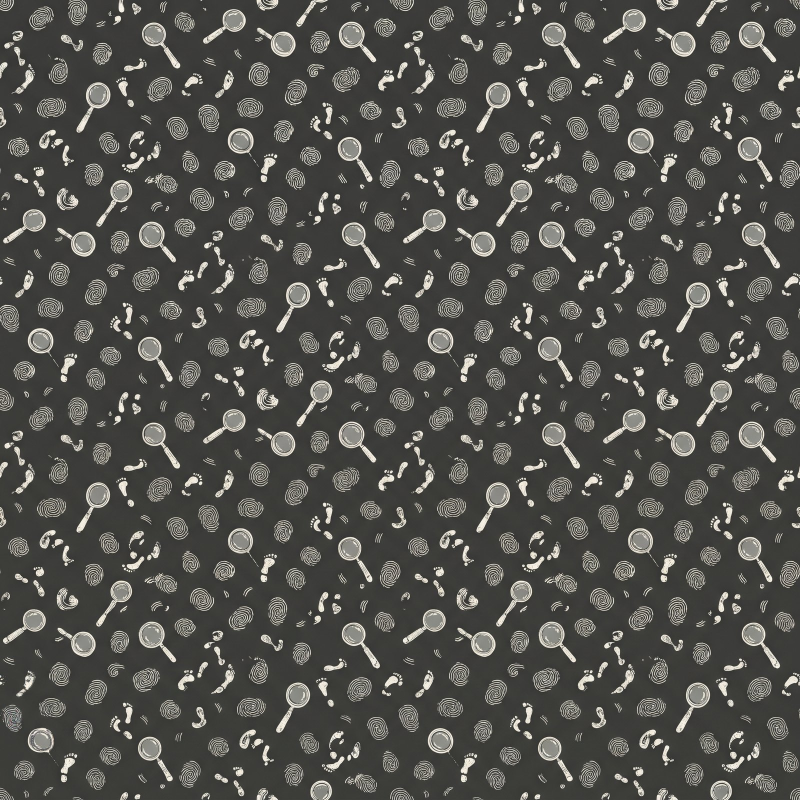
#> input picture src/kits/art/agent/origami-paper.jpg, 1600 x 1600 px (shown at 1/2 size)
$ python -i origami-import.py   (imports and definitions only)
#> lines starting #> are read from the running program, lines starting #| are printed output that depends on the picture; after the words box and inside, x2 and y2 are one past the last pixel; in counts of white or black regions, pixels touching at a corner belong together
#!/usr/bin/env python3
"""Imports the origami pictures Jason makes in the Gemini app (prompts in
project-files/activity-packs/origami/prompts.md) into src/kits/art/<kit>/.

  python3 scripts/origami-import.py <folder> [theme...]

The folder holds <theme>-paper.<ext> and <theme>-pieces.<ext> (jpg, jpeg, png or webp). The paper is
cropped to its centered square and saved 1600px (about 210 dpi on the 7.5 in square); the pieces get a pure white background (a grey table, paper edge or shadow is removed) and trimmed of their white margin. Both
are saved as JPEG (Chrome copies a JPEG into the PDF as is). Then ORIGAMI in docs/js/data.js is
rewritten to list every kit that has both pictures.

After importing, in the same PR: node scripts/page-counts.js (paste its PAGES line into data.js),
node scripts/stamp-assets.js, and the previews (gallery-images.js <theme...>, or let the Site
previews workflow do it after merging).
"""
import json
import os
import re
import subprocess
import sys

from PIL import Image, ImageChops

ROOT = os.path.dirname(os.path.dirname(os.path.abspath(__file__)))
ART = os.path.join(ROOT, 'src', 'kits', 'art')


def find(folder, theme, kind):
    for ext in ('jpg', 'jpeg', 'png', 'webp'):
        p = os.path.join(folder, f'{theme}-{kind}.{ext}')
        if os.path.exists(p):
            return p
    return None


def paper(src, out):
    im = Image.open(src).convert('RGB')
    s = min(im.size)
    left, top = (im.width - s) // 2, (im.height - s) // 2
    im.crop((left, top, left + s, top + s)).resize((1600, 1600), Image.LANCZOS).save(out, quality=86)


def whiten(im):
    """Makes everything around the pieces pure white. Gemini sometimes draws the sheet as a photo
    of paper lying on a grey table, or on a light grey background: every pale, colorless pixel
    joined to the image's edge (table, paper, shadows, the white sticker borders) turns white.
    White inside a piece's outline (teeth, windows) isn't joined to the edge, so it stays."""
    import numpy as np
    from scipy import ndimage
    a = np.asarray(im).astype(np.int16)
    pale = (a.min(axis=2) > 150) & (a.max(axis=2) - a.min(axis=2) < 28)
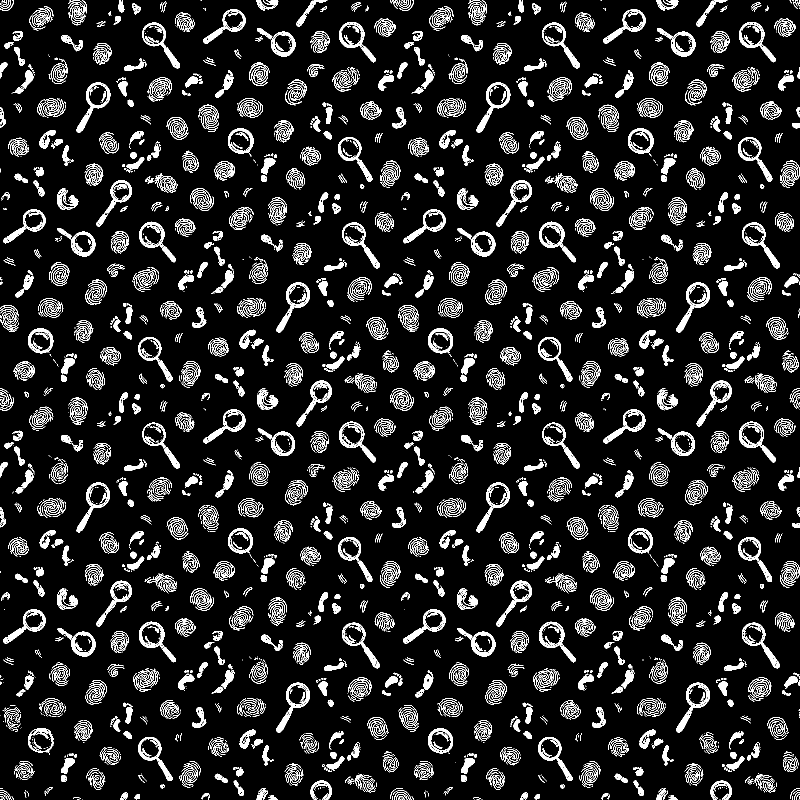
#> pale: shape (1600, 1600) bool (shown at 1/2 size); 10.8% white; 5752 white regions (3155 under 20 px), largest, box (x1, y1, x2, y2) and area: (153, 165, 221, 265) 1246, (1353, 565, 1420, 665) 1244, (953, 165, 1021, 265) 1233
    pale = ndimage.binary_opening(pale, iterations=1)
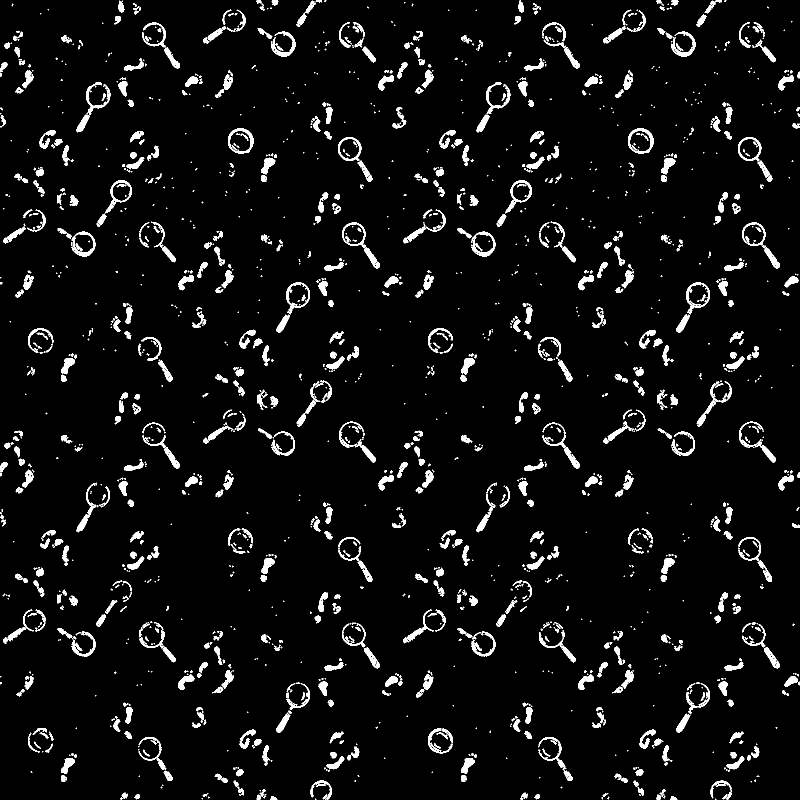
#> pale: shape (1600, 1600) bool (shown at 1/2 size); 5.4% white; 1809 white regions (974 under 20 px), largest, box (x1, y1, x2, y2) and area: (1393, 762, 1464, 853) 901, (1478, 843, 1552, 925) 869, (1076, 1474, 1145, 1562) 810
    labels, _ = ndimage.label(pale)
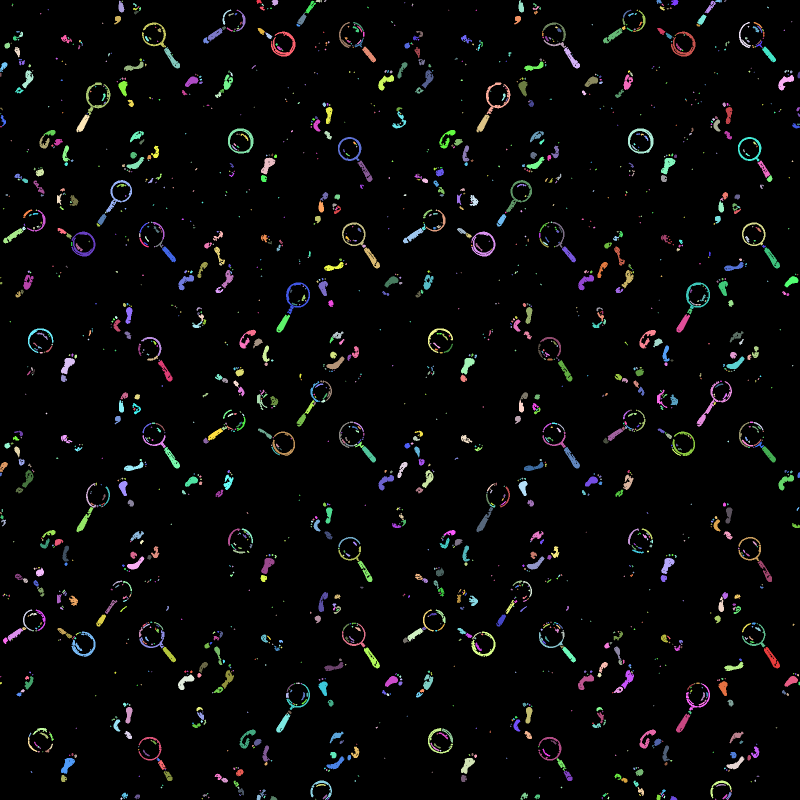
#> labels: shape (1600, 1600) int32 (shown at 1/2 size); 2196 distinct labels, from 0 to 2195; one colour per label, 0 black
    edge = np.unique(np.concatenate([labels[0], labels[-1], labels[:, 0], labels[:, -1]]))
#> edge = 42 values from 0 to 2195
    bg = np.isin(labels, edge[edge > 0])
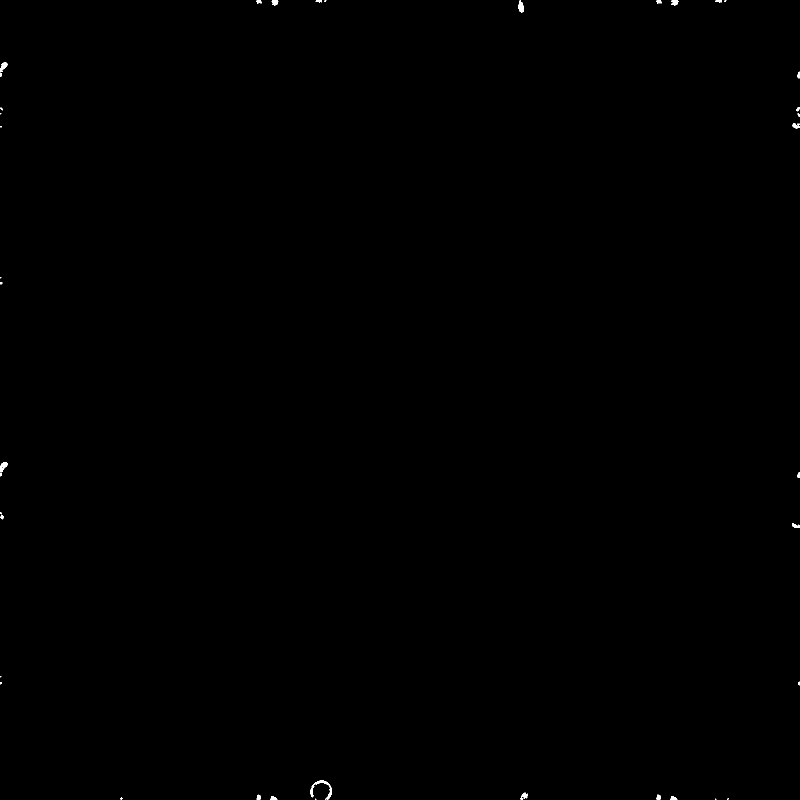
#> bg: shape (1600, 1600) bool (shown at 1/2 size); 0.09% white; 40 white regions (15 under 20 px), largest, box (x1, y1, x2, y2) and area: (621, 1561, 664, 1600) 370, (1037, 0, 1048, 25) 196, (0, 924, 16, 944) 175
    # a soft halo just outside each piece (the shadow's edge) goes too
    bg = ndimage.binary_dilation(bg, iterations=2) & (a.min(axis=2) > 120) & (a.max(axis=2) - a.min(axis=2) < 40) | bg
#> bg: shape (1600, 1600) bool; 0.12% white; 42 white regions (15 under 20 px), largest, box (x1, y1, x2, y2) and area: (621, 1561, 664, 1600) 470, (0, 924, 16, 954) 231, (0, 124, 15, 156) 226
    # thin lines (the paper's edge) and specks left on the white: keep only marks that have some
    # body (they survive a 4-pixel erosion), so the sheet trims tight around the real pieces
    ink = ~bg & ((a.min(axis=2) < 235) | (a.max(axis=2) - a.min(axis=2) > 20))
#> ink: shape (1600, 1600) bool; 98.7% white; black in thin lines or dots
    core = ndimage.binary_erosion(ink, iterations=4)
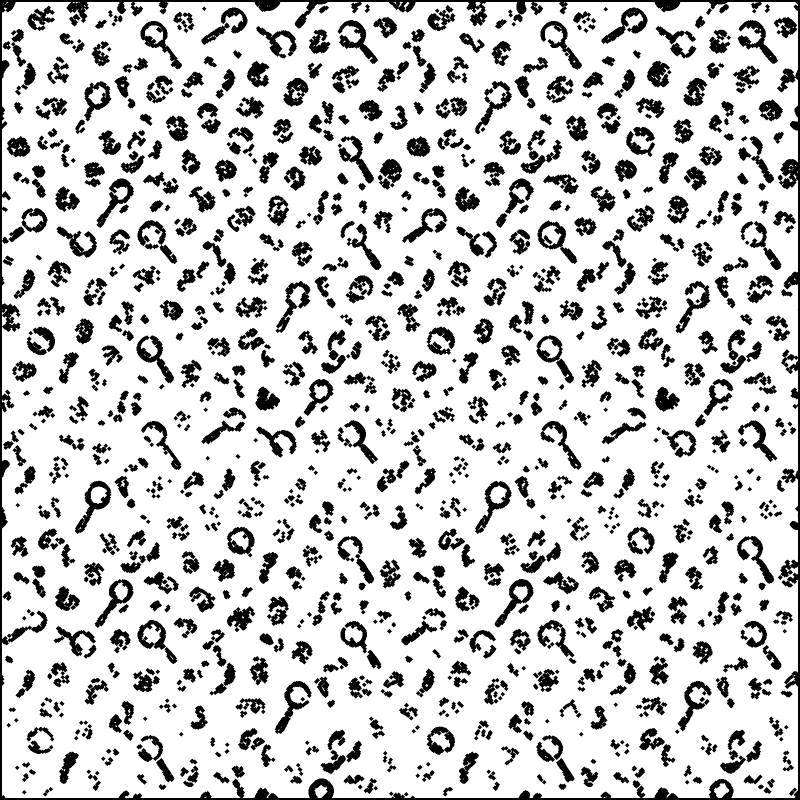
#> core: shape (1600, 1600) bool (shown at 1/2 size); 80% white; 1237 black regions, largest, box (x1, y1, x2, y2) and area: (0, 0, 1600, 1600) 50657, (150, 961, 223, 1068) 2244, (1475, 40, 1556, 128) 2219
    marks, _ = ndimage.label(ndimage.binary_dilation(ink, iterations=3))
#> marks: shape (1600, 1600) int32; values 0 (black) and 1 (white), 100% white; 30 black regions (23 under 20 px), largest, box (x1, y1, x2, y2) and area: (0, 127, 12, 138) 68, (1040, 7, 1046, 22) 66, (1345, 0, 1354, 9) 60
    keep = np.isin(marks, np.unique(marks[core]))
    out = np.asarray(im).copy()
#> out is the input picture: shape (1600, 1600, 3); mean R, G, B 81.4, 81.1, 76.9
    out[bg | ~keep] = 255
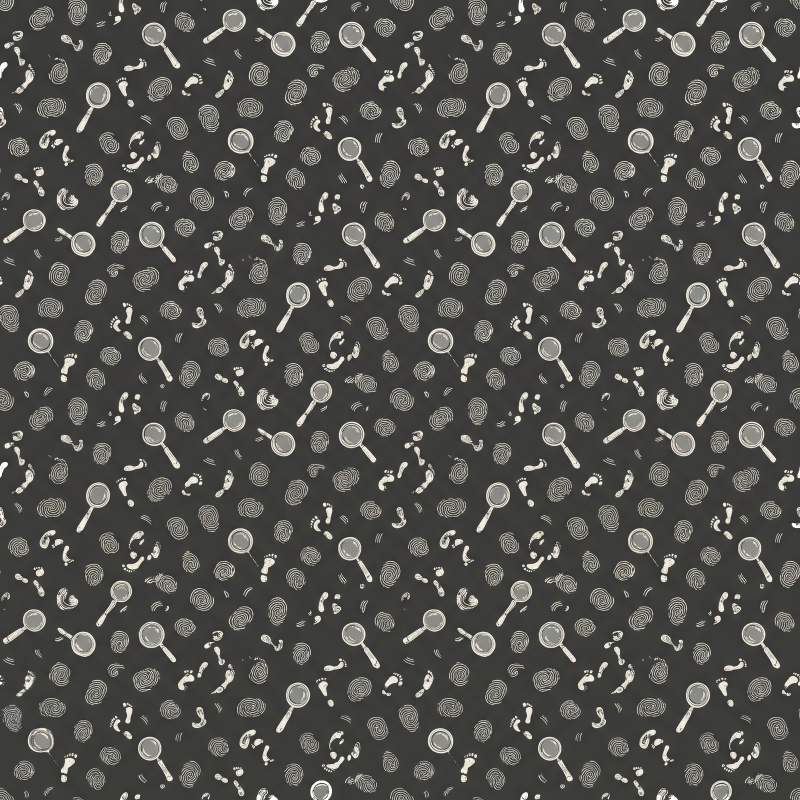
#> out: shape (1600, 1600, 3) (shown at 1/2 size); 0.12% of pixels changed, all inside (x1, y1, x2, y2) = (0, 0, 1600, 1600)
    return Image.fromarray(out)


def pieces(src, out):
    im = whiten(Image.open(src).convert('RGB'))
    diff = ImageChops.difference(im, Image.new('RGB', im.size, (255, 255, 255))).convert('L').point(lambda v: 255 if v > 24 else 0)
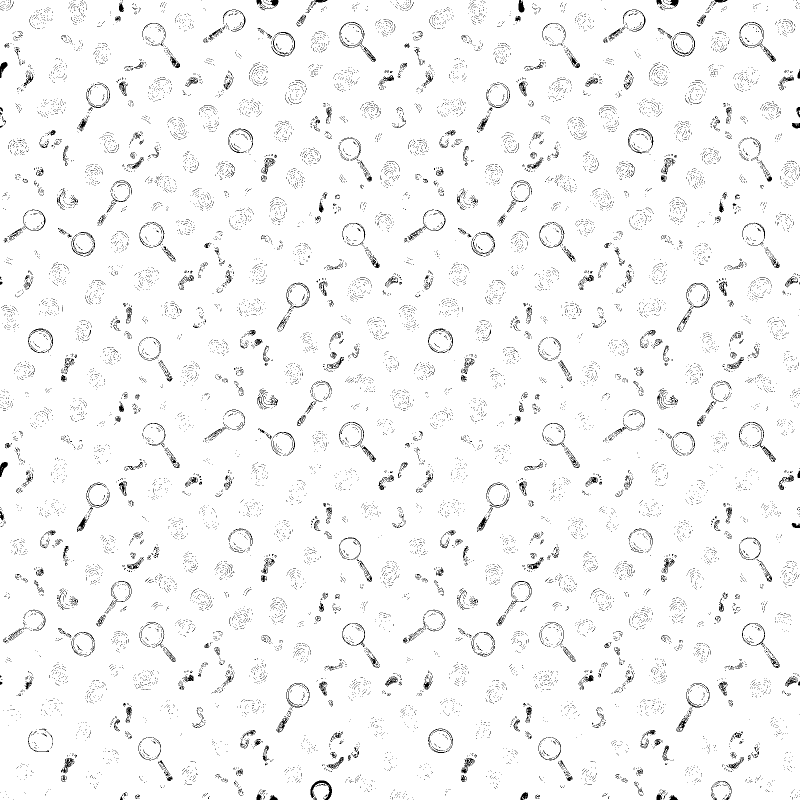
#> diff: PIL image 1600x1600 L (shown at 1/2 size); 96.6% white; black in thin lines or dots
    box = diff.getbbox()
#> box = (0, 0, 1600, 1600)
    if box:
        pad = int(0.03 * max(im.size))
#> pad = 48
        im = im.crop((max(0, box[0] - pad), max(0, box[1] - pad), min(im.width, box[2] + pad), min(im.height, box[3] + pad)))
    if im.width > 2000:
        im = im.resize((2000, round(im.height * 2000 / im.width)), Image.LANCZOS)
    im.save(out, quality=86)


def main():
    if len(sys.argv) < 2:
        sys.exit(__doc__)
    folder, only = sys.argv[1], set(sys.argv[2:])
    themes = json.loads(subprocess.check_output(['node', '-e', "process.stdout.write(JSON.stringify(Object.keys(require('./src/kits/origami').THEMES)))"], cwd=ROOT))
    done = []
    for theme in themes:
        if only and theme not in only:
            continue
        p, q = find(folder, theme, 'paper'), find(folder, theme, 'pieces')
        if not (p or q):
            continue
        os.makedirs(os.path.join(ART, theme), exist_ok=True)
        if p:
            paper(p, os.path.join(ART, theme, 'origami-paper.jpg'))
        if q:
            pieces(q, os.path.join(ART, theme, 'origami-pieces.jpg'))
        done.append(theme + ('' if p and q else ' (only the ' + ('paper' if p else 'pieces') + ')'))
    # ORIGAMI in data.js: the kits with both pictures, and the model's name.
    want = subprocess.check_output(['node', '-e', """
const og = require('./src/kits/origami'); const want = {};
for (const id of Object.keys(og.THEMES)) if (og.hasOrigami({ def: { id } })) want[id] = og.MODELS[og.THEMES[id][0]].name.toLowerCase();
process.stdout.write(JSON.stringify(want));"""], cwd=ROOT).decode()
    data = os.path.join(ROOT, 'docs', 'js', 'data.js')
    src = open(data, encoding='utf-8').read()
    src = re.sub(r'^const ORIGAMI = \{.*\};$', f'const ORIGAMI = {want};', src, flags=re.M)
    open(data, 'w', encoding='utf-8').write(src)
    print('Imported:', ', '.join(done) or 'nothing')
    print('ORIGAMI:', want)


# [2 lines not run here, left out]

>>> result = pieces('../src/kits/art/agent/origami-paper.jpg', 'out.png')
